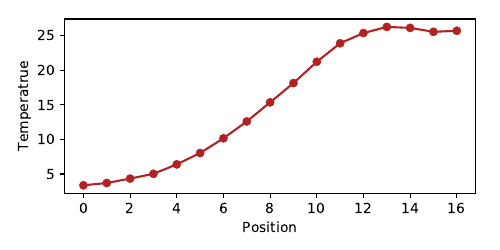

Write Python code to recreate this figure.
import sys
import numpy as np
import matplotlib.pyplot as plt
v = np.array([3.36, 3.69, 4.33, 5.02, 6.39, 8.03, 10.16, 12.6, 15.36, 18.15, 21.23, 23.91, 25.38, 26.27, 26.13, 25.56, 25.71])
u = np.linspace(0, len(v)-1, len(v))
plt.plot(u,v)
plt.show()


plt.rcParams['figure.figsize'] = (5,2.5)
plt.xlabel('Position')
plt.ylabel('Temperatrue')
plt.rcParams.update({'font.size': 9})
plt.tight_layout()

# line color
# set1: red,green,blue
# set2: frebrick,forestgreen,darkgreen
plt.plot(u,v,color='firebrick',marker='o',markevery=1,mew=0.25)
# plt.plot(b,v,color='forestgreen',marker='o',markevery=10,mew=0.25)
# plt.plot(c,w,color='darkblue',marker='s',markevery=10,mew=0.25)
# create legend without frame
# plt.legend(['L1','L2','L3'],frameon=False)
# plt.xlim(0,8)
# plt.ylim(-3,3)
# plt.savefig('plt.svg')
# plt.savefig('plt.pdf',dpi=300)
plt.savefig('crackdis.pdf')

plt.show()
sys.exit(0)